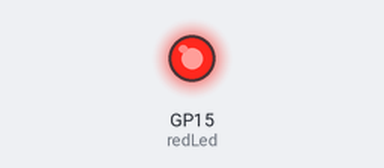
The program below on a simulated Raspberry Pi Pico running MicroPython. Shown: output pins drawn as LEDs (lit = HIGH).

Above: at 0.15 s.
At 8.0 s:
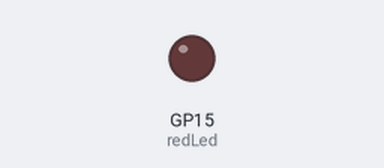
Timing chart, 0 to 12.0 s (numbered marks = the images above):
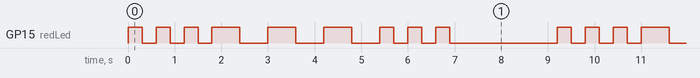

Measured:
- by itself, GP15 (redLed): repeats every 9.2 s: 2 × (LOW 0.30 s, HIGH 0.30 s), LOW 0.30 s, 3 × (HIGH 0.60 s, LOW 0.60 s), 2 × (HIGH 0.30 s, LOW 0.30 s), HIGH 0.30 s, LOW 2.3 s, HIGH 0.30 s
- by itself, everything shown: repeats every 9.2 s, in 18 steps

The program:

hw2_led_sos_signal.py
```python
# create a circuit with an external Led that blinks sos

# s - 3 short
# o - 3 long
# s - 3 short

from machine import Pin
from time import sleep
redLed = Pin(15, Pin.OUT)
while True:

    # S part: 3 short blinks
    for _ in range(3):
        redLed.value(1)  # LED on
        sleep(0.3)       # Short blink
        redLed.value(0)  # LED off
        sleep(0.3)       # Short pause

    # O part: 3 long blinks
    for _ in range(3):
        redLed.value(1)  # LED on
        sleep(0.6)       # Long blink
        redLed.value(0)  # LED off
        sleep(0.6)       # Short pause

    # S part: 3 short blinks
    for _ in range(3):
        redLed.value(1)  # LED on
        sleep(0.3)       # Short blink
        redLed.value(0)  # LED off
        sleep(0.3)       # Short pause

    # Wait before repeating the entire SOS signal
    sleep(2)
```
